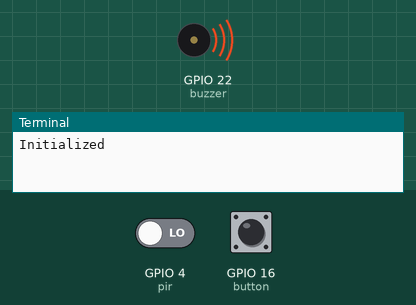
This program was run on a simulated Raspberry Pi (BCM pin numbers). On the bench: buzzer (waves = sounding), the last lines printed to the terminal. The inputs (shaded band) are chosen by the test bench; at power-on: GPIO 4 (pir) LOW, GPIO 16 (button) HIGH. The clock reads 2024-03-15 10:24:30 at power-on unless the program sets it; the camera gives no picture and a still takes 0.5 s.

Above: at 0.1 s.
At 1.4 s:
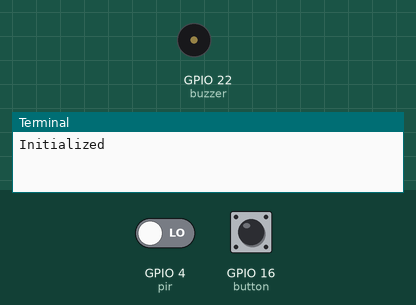
1.5 s: GPIO 4 (pir) driven HIGH
At 1.62 s:
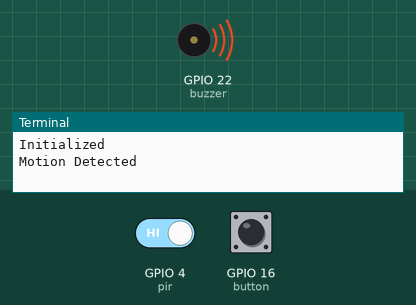
Timing chart, 0 to 4.5 s (numbered marks = the images above; inputs shaded):
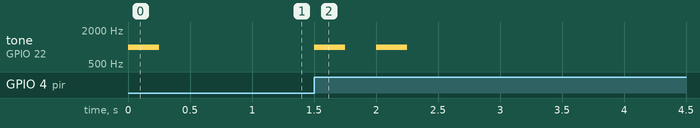

The program:

Monitor.py
```python
# Vehicle Monitor Software, V. 0.1
# Author: Jeff Layton
# Contact: Laytonjeffm@gmail.com
#
from picamera import PiCamera
from time import sleep
import datetime
import string
from gpiozero import Button, MotionSensor, PWMOutputDevice
#
disable = False
#
camera = PiCamera()
camera.resolution = (2560,1920)
camera.iso = 1000
camera.awb_mode = 'auto'
camera.brightness = 55
#
pir = MotionSensor(4)
#
button = Button(16,pull_up=True,bounce_time=None,hold_time=1,hold_repeat=False)
#
def buzz(duration):
    buzzer = PWMOutputDevice(22,initial_value=0.6,frequency=1000)
    sleep(duration)
    buzzer.off()
#
def capture():
    print('taking picture...')
    #"warm up"
    camera.start_preview()
    sleep(2)
#
    now = datetime.datetime.now()
    day = str(now)[:10]
    time = str(now)[11:19]
    camera.annotate_text = str(now)
    camera.capture('/home/pi/Desktop/capture_%s_%s.jpg' % (day, time))
#
    sleep(5)
    #Shut down
    camera.stop_preview()
#
print('Initialized')
buzz(0.25)
#
while True:
    pir.wait_for_motion()
    print('Motion Detected')

    #Test for car running

    #audible warning
    ###Warning here###
    buzz(0.25)
    sleep(0.25)
    buzz(0.25)

    #wait for override
    button.wait_for_press(4.0)
    if button.is_pressed:
        buzz(0.5)
        print('Override detected')
        exit()
    else:
        capture()
```

Measured:
- after the input at 1.5 s, tone on GPIO 22 (buzzer): alternates 1000 Hz for 0.25 s and silent for 0.25 s, 4 changes in all, then stays silent, starting at once
